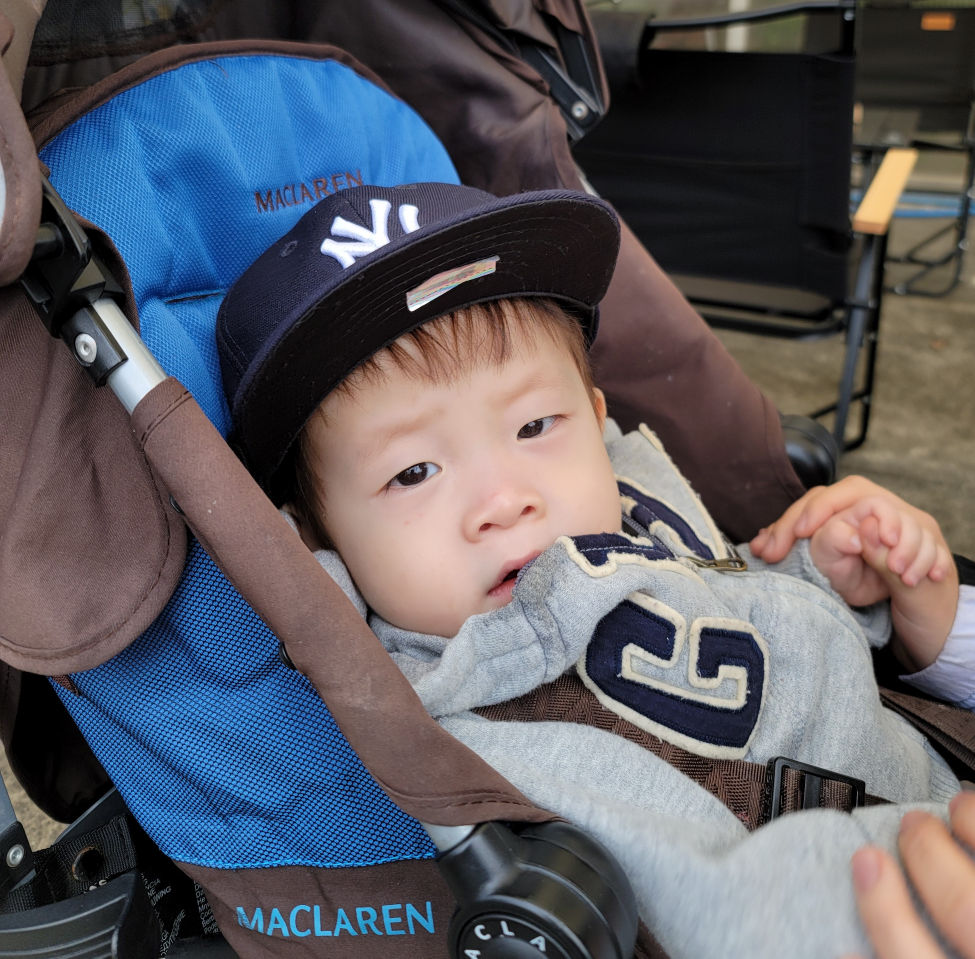
#> input picture baby.jpg, 2924 x 2876 px, given in place of baby.jpgbaby.jpg, which was not available (shown at 1/3 size)
$ python -i prepare_data.py   (imports and definitions only)
#> lines starting #> are read from the running program, lines starting #| are printed output that depends on the picture; pictures that were not available may be replaced by others from this repository, and a replacement may not be noted
import os
import cv2
import h5py
import numpy

DATA_PATH = "/home/mark/Engineer/SR/data/Train/"
TEST_PATH = "/home/mark/Engineer/SR/SRCNN_createData/Test/Set14/"
Random_Crop = 30
Patch_size = 32
label_size = 20
conv_side = 6
scale = 2


def prepare_data(_path):
#> called with _path = 'baby.jpg'
    names = os.listdir(_path)
    names = sorted(names)
    nums = names.__len__()

    data = numpy.zeros((nums * Random_Crop, 1, Patch_size, Patch_size), dtype=numpy.double)     # data = zeros(14*30, 1, 32, 32)   이미지 단일화
    label = numpy.zeros((nums * Random_Crop, 1, label_size, label_size), dtype=numpy.double)    # label = zeros(14*30, 1, 20, 20)  이미지 단일화

    for i in range(nums):
        name = _path + names[i]
        hr_img = cv2.imread(name, cv2.IMREAD_COLOR)
#> hr_img is the input picture: shape (2876, 2924, 3); mean B, G, R 99.1, 91.5, 91.6
        shape = hr_img.shape
#> shape = (2876, 2924, 3)

        hr_img = cv2.cvtColor(hr_img, cv2.COLOR_BGR2YCrCb)
#> hr_img: shape (2876, 2924, 3); mean of channels 0, 1, 2 92.4, 127.4, 131.8
        hr_img = hr_img[:, :, 0]
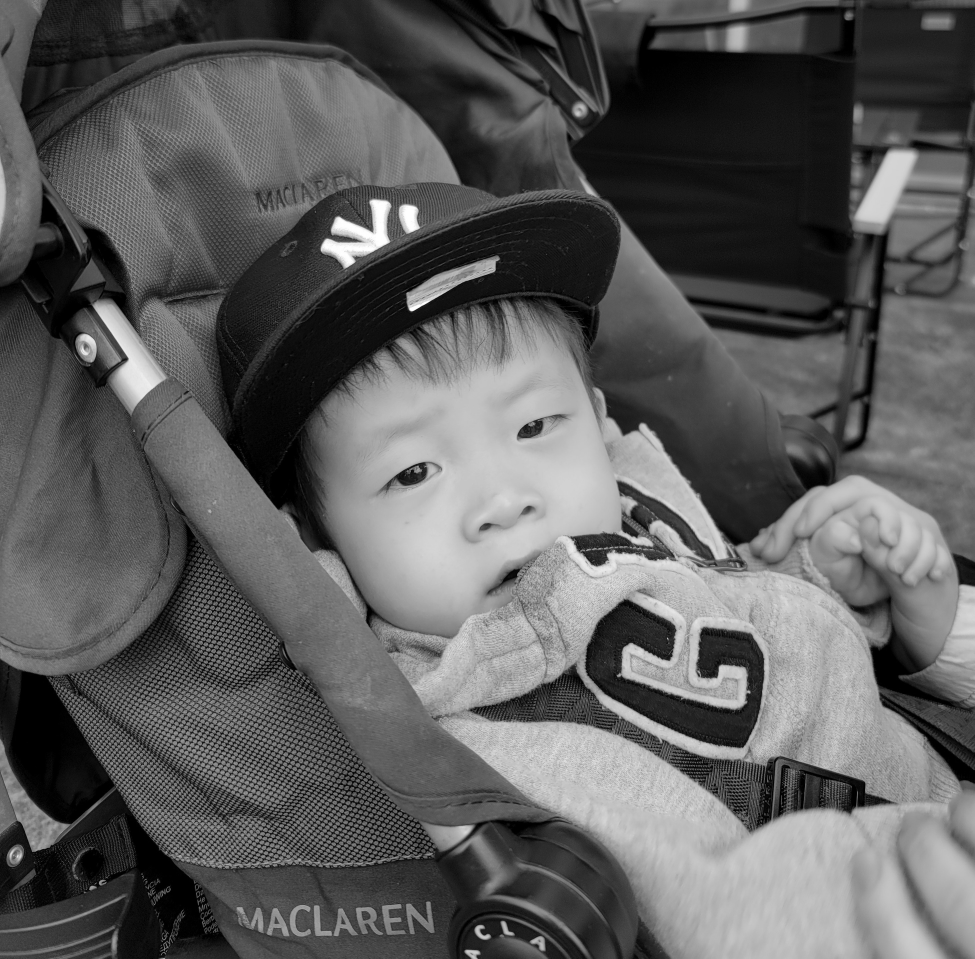
#> hr_img: shape (2876, 2924) (shown at 1/3 size); min 0, max 255, mean 92.4

        # 저화질 이미지 생성 (행렬로만 이루어져 있음)
        lr_img = cv2.resize(hr_img, (shape[1] / scale, shape[0] / scale))
        lr_img = cv2.resize(lr_img, (shape[1], shape[0]))
#> lr_img: shape (2876, 2924)

        # produce Random_Crop random coordinate to crop training img
        Points_x = numpy.random.randint(0, min(shape[0], shape[1]) - Patch_size, Random_Crop)        # points_x = random(0, 낮은 값 - 32, 30)
        Points_y = numpy.random.randint(0, min(shape[0], shape[1]) - Patch_size, Random_Crop)        # points_y = random(0, 낮은 값 - 32, 30)

        # 이미지 단일화
        for j in range(Random_Crop):
            lr_patch = lr_img[Points_x[j]: Points_x[j] + Patch_size, Points_y[j]: Points_y[j] + Patch_size]            # lr_patch = (n번째 + 32, n번째 + 32)
            hr_patch = hr_img[Points_x[j]: Points_x[j] + Patch_size, Points_y[j]: Points_y[j] + Patch_size]

            lr_patch = lr_patch.astype(float) / 255.
            hr_patch = hr_patch.astype(float) / 255.

            data[i * Random_Crop + j, 0, :, :] = lr_patch
            label[i * Random_Crop + j, 0, :, :] = hr_patch[conv_side: -conv_side, conv_side: -conv_side]
#> this loop made 30 passes
#> pass 1, in prepare_data, `lr_patch = lr_img[Points_x[j]: Points_x[j] + Patch_size, Points_y[j]: ..`:
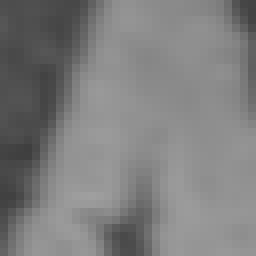
#> lr_patch: shape (32, 32) (shown 8 times larger); min 63, max 159, mean 125.9
#> after the loop:
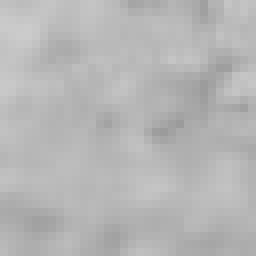
#> hr_patch: shape (32, 32) float64 (shown 8 times larger); min 0.608, max 0.796, mean 0.713
            # cv2.imshow("lr", lr_patch)
            # cv2.imshow("hr", hr_patch)
            # cv2.waitKey(0)
    return data, label


def write_hdf5(data, labels, output_filename):

    x = data.astype(numpy.float32)
    y = labels.astype(numpy.float32)

    with h5py.File(output_filename, 'w') as h:
        h.create_dataset('data', data=x, shape=x.shape)
        h.create_dataset('label', data=y, shape=y.shape)
        # h.create_dataset()


def read_training_data(file):
    with h5py.File(file, 'r') as hf:
        data = numpy.array(hf.get('data'))
        label = numpy.array(hf.get('label'))
        train_data = numpy.transpose(data, (0, 2, 3, 1))
        train_label = numpy.transpose(label, (0, 2, 3, 1))
        return train_data, train_label

>>> result = prepare_data('baby.jpg')
